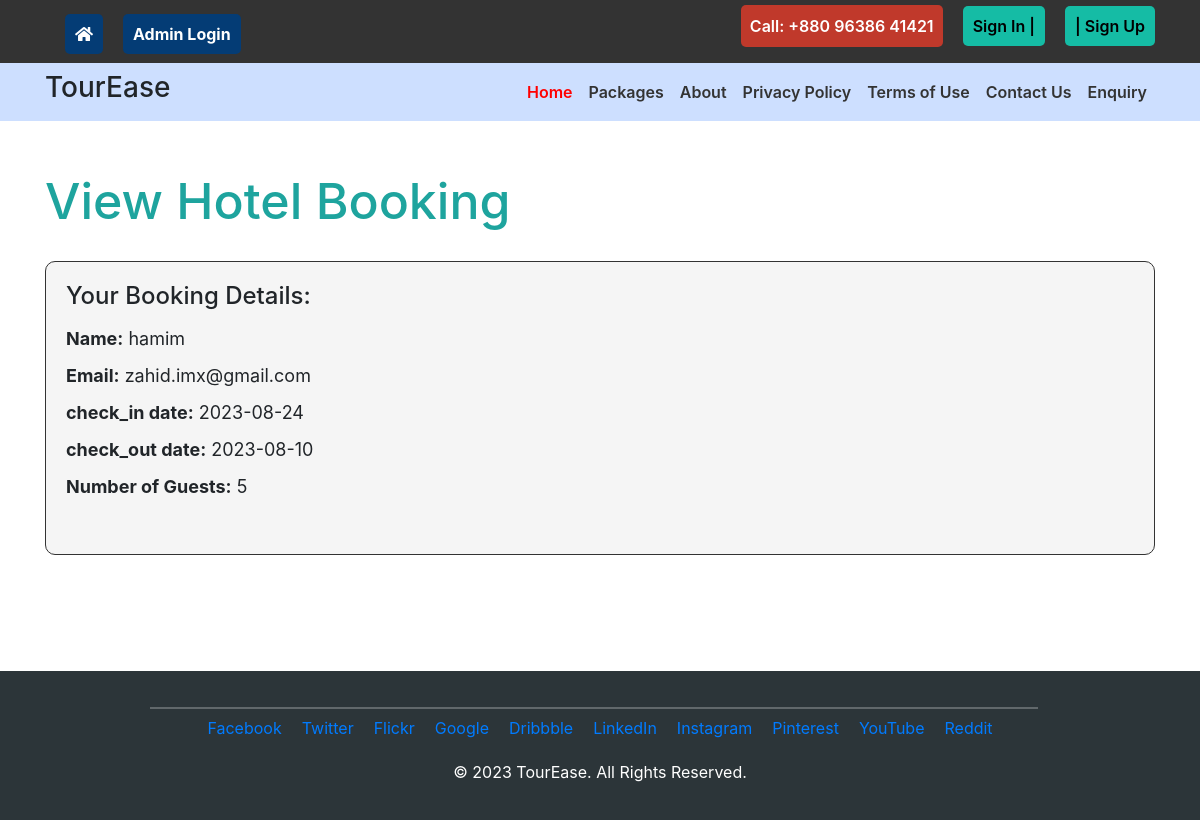
Screenshot of /view_hotel_booking.php with the database file from the repository.
### tables this page shows
CREATE TABLE `hotel_bookings` (
  `id` int(11) NOT NULL,
  `name` varchar(255) NOT NULL,
  `email` varchar(255) NOT NULL,
  `check_in` date NOT NULL,
  `check_out` date NOT NULL,
  `num_guests` int(11) NOT NULL
);

### view_hotel_booking.php (the view, shortened to what this page needs)
<!DOCTYPE html>
<html lang="en">
<head>
    <link rel="stylesheet" href="https://maxcdn.bootstrapcdn.com/bootstrap/4.5.2/css/bootstrap.min.css">
    <link href="css/bootstrap.min.css" rel="stylesheet" type="text/css" media="all">
    <link href="css/font-awesome.min.css" rel="stylesheet" type="text/css" media="all">
    <link href="css/mystyle.css" rel="stylesheet" type="text/css" />
    <link rel="stylesheet" href="https://maxcdn.bootstrapcdn.com/bootstrap/4.5.2/css/bootstrap.min.css">
</head>
<body>
<?php include('includes/header.php'); ?>
<div class="container mt-5">
    <h1 class="ticket">View Hotel Booking</h1>
    <?php
    $servername = "localhost";
    $username = "root";
    $password = "";
    $dbname = "travel";
    $conn = new mysqli($servername, $username, $password, $dbname);
    $sql = "SELECT * FROM 	hotel_bookings ORDER BY id DESC LIMIT 1";
    $result = $conn->query($sql);
    if ($result->num_rows > 0) {
        $row = $result->fetch_assoc();
        ?>
        <div class="ticket_div">
            <h2>Your Booking Details:</h2>
            <p><strong>Name:</strong> <?php echo $row['name']; ?></p>
            <p><strong>Email:</strong> <?php echo $row['email']; ?></p>
            <p><strong>check_in date:</strong> <?php echo $row['check_in']; ?></p>
            <p><strong>check_out date:</strong> <?php echo $row['check_out']; ?></p>
            <p><strong>Number of Guests:</strong> <?php echo $row['num_guests']; ?></p>
            <br>
        </div>
        <?php
    } else {
        echo "<div class='alert alert-danger mt-3'>No booking data found.</div>";
    }
    ?>
</div>
<br><br><br><br>
<?php include('includes/footer.php'); ?>
</body>
</html>

### css/mystyle.css (style rules this page uses)
body, h1, h2, h3, h4, p, ul, li { margin: 0; padding: 0; list-style: none; }

### view_hotel_booking.php (style rules this page uses)
.ticket { font-size:36px;margin-top:1em;margin-bottom:1em; }
.ticket_div { background-color:#f5f5f5;padding:20px;border:1px solid #333; }
.ticket_div h2 { font-size:24px;margin-bottom:15px; }
.ticket_div p { font-size:18px;margin-bottom:10px; }
.ticket_div strong { font-weight:bold; }
.mt-5 { margin-top:5em; }
body { background-color: rgb(51 65 85); }
.container h1 { color: #1EA49E; font-size: 50px; margin-top: 50px; margin-bottom: 30px; }
.ticket_div { padding: 20px; border: 1px solid #333; border-radius: 10px; }

### includes/footer.php (style rules this page uses)
.container { border-radius: 10px!important; }

### rows the page displays
hotel_bookings: name "hamim", email "zahid.imx@gmail.com", check_in "2023-08-24", check_out "2023-08-10", num_guests "5"
